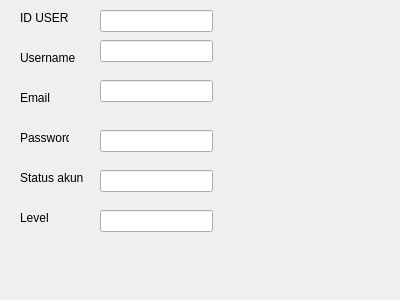
<?xml version="1.0" encoding="UTF-8"?>
<ui version="4.0">
 <class>Form</class>
 <widget class="QWidget" name="Form">
  <property name="geometry">
   <rect>
    <x>0</x>
    <y>0</y>
    <width>400</width>
    <height>300</height>
   </rect>
  </property>
  <property name="windowTitle">
   <string>Form</string>
  </property>
  <widget class="QLabel" name="label">
   <property name="geometry">
    <rect>
     <x>20</x>
     <y>10</y>
     <width>49</width>
     <height>16</height>
    </rect>
   </property>
   <property name="text">
    <string>ID USER</string>
   </property>
  </widget>
  <widget class="QLabel" name="label_2">
   <property name="geometry">
    <rect>
     <x>20</x>
     <y>50</y>
     <width>61</width>
     <height>16</height>
    </rect>
   </property>
   <property name="text">
    <string>Username</string>
   </property>
  </widget>
  <widget class="QLabel" name="label_3">
   <property name="geometry">
    <rect>
     <x>20</x>
     <y>90</y>
     <width>49</width>
     <height>16</height>
    </rect>
   </property>
   <property name="text">
    <string>Email</string>
   </property>
  </widget>
  <widget class="QLabel" name="label_4">
   <property name="geometry">
    <rect>
     <x>20</x>
     <y>130</y>
     <width>49</width>
     <height>16</height>
    </rect>
   </property>
   <property name="text">
    <string>Password</string>
   </property>
  </widget>
  <widget class="QLabel" name="label_5">
   <property name="geometry">
    <rect>
     <x>20</x>
     <y>170</y>
     <width>71</width>
     <height>16</height>
    </rect>
   </property>
   <property name="text">
    <string>Status akun</string>
   </property>
  </widget>
  <widget class="QLabel" name="label_6">
   <property name="geometry">
    <rect>
     <x>20</x>
     <y>210</y>
     <width>49</width>
     <height>16</height>
    </rect>
   </property>
   <property name="text">
    <string>Level</string>
   </property>
  </widget>
  <widget class="QLineEdit" name="editUser">
   <property name="geometry">
    <rect>
     <x>100</x>
     <y>10</y>
     <width>113</width>
     <height>22</height>
    </rect>
   </property>
  </widget>
  <widget class="QLineEdit" name="editUsername">
   <property name="geometry">
    <rect>
     <x>100</x>
     <y>40</y>
     <width>113</width>
     <height>22</height>
    </rect>
   </property>
  </widget>
  <widget class="QLineEdit" name="editEmail">
   <property name="geometry">
    <rect>
     <x>100</x>
     <y>80</y>
     <width>113</width>
     <height>22</height>
    </rect>
   </property>
  </widget>
  <widget class="QLineEdit" name="editPass">
   <property name="geometry">
    <rect>
     <x>100</x>
     <y>130</y>
     <width>113</width>
     <height>22</height>
    </rect>
   </property>
  </widget>
  <widget class="QLineEdit" name="editStatus">
   <property name="geometry">
    <rect>
     <x>100</x>
     <y>170</y>
     <width>113</width>
     <height>22</height>
    </rect>
   </property>
  </widget>
  <widget class="QLineEdit" name="editLevel">
   <property name="geometry">
    <rect>
     <x>100</x>
     <y>210</y>
     <width>113</width>
     <height>22</height>
    </rect>
   </property>
  </widget>
 </widget>
 <resources/>
 <connections/>
</ui>
